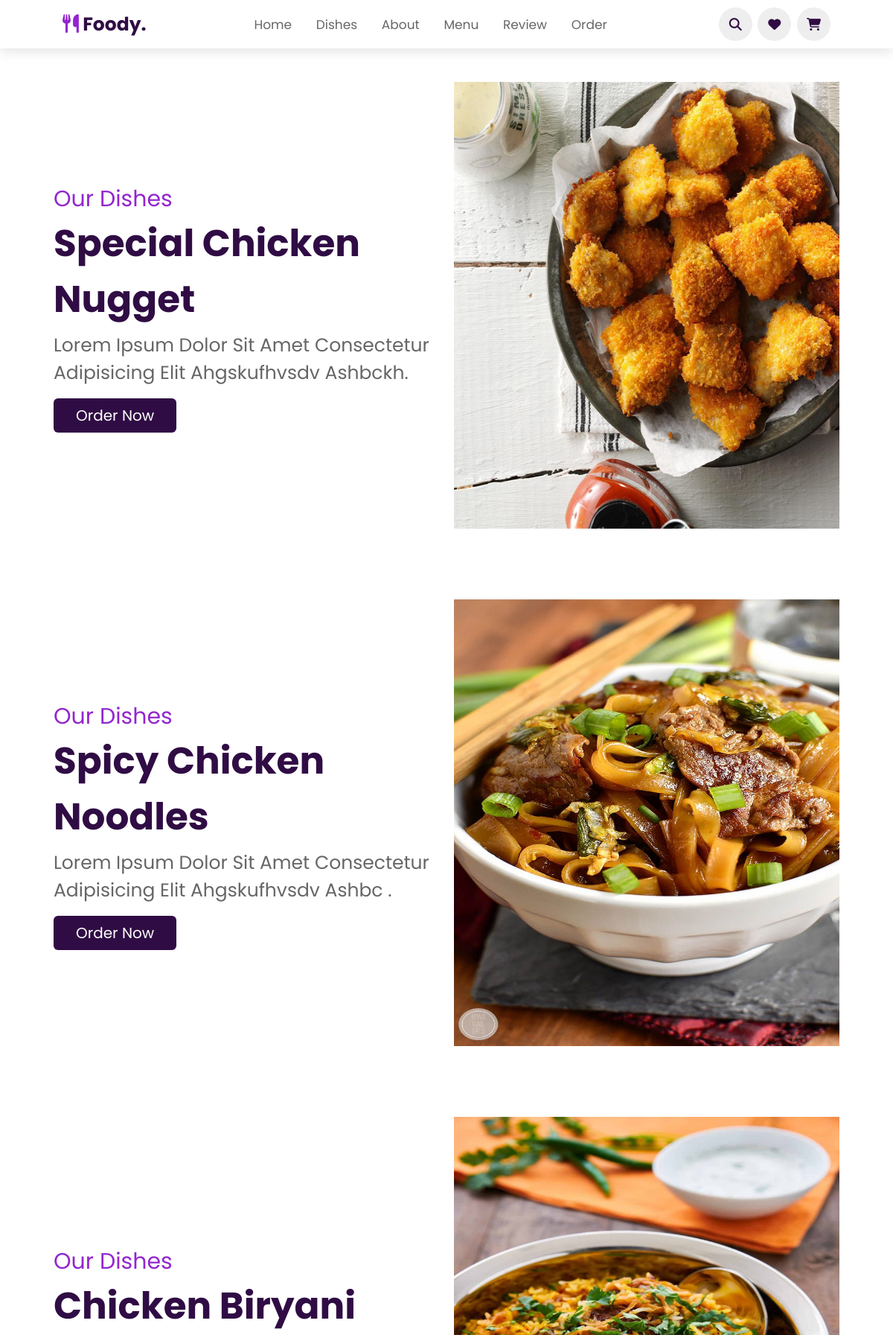
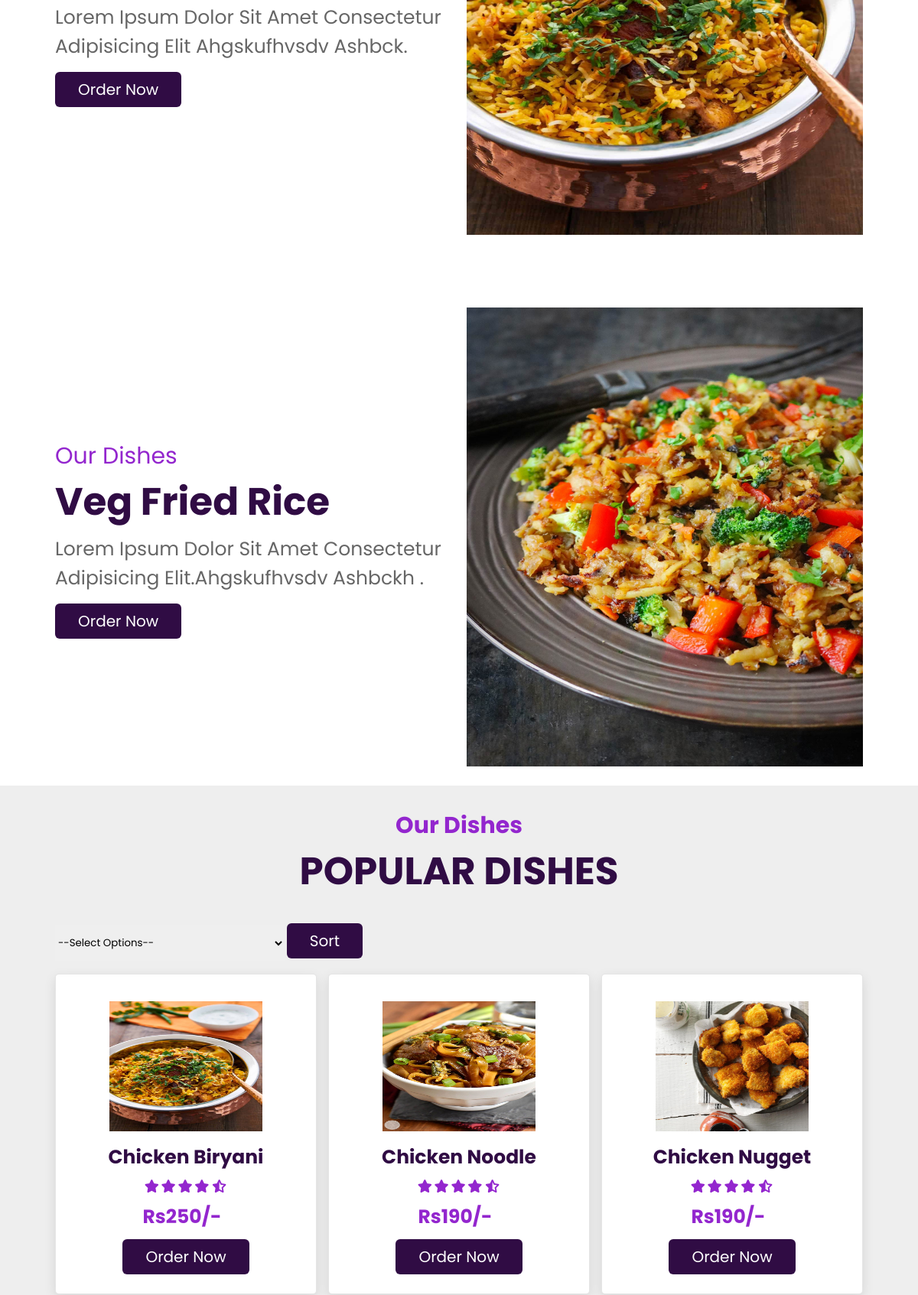
The page / (upper part) on the database its author committed (2 pictures, top to bottom).
### tables this page shows
CREATE TABLE `dishes` (
  `id` int(10) NOT NULL,
  `name` varchar(20) NOT NULL,
  `price` int(10) NOT NULL,
  `image` varchar(100) NOT NULL,
  `description` varchar(50) DEFAULT NULL
);

### index.php (the view, shortened to what this page needs)
<!DOCTYPE html>
<html lang="en">
<head>
 <link rel="stylesheet" href="https://cdn.jsdelivr.net/npm/swiper@9/swiper-bundle.min.css"/>
 <link rel="stylesheet" href="https://cdnjs.cloudflare.com/ajax/libs/font-awesome/6.4.0/css/all.min.css">
 <link rel="stylesheet" href="style.css">
</head>
<body>
 <header>
  <a href="#" class="logo"><i class="fas fa-utensils"></i> foody.</a>
  <nav class="navbar">
   <a href="#home">Home</a>
   <a href="#dishes">Dishes</a>
   <a href="#about">About</a>
   <a href="#menu">Menu</a>
   <a href="#review">Review</a>
   <a href="#order">Order</a>
  </nav>
  <div class="icons">
   <i class="fas fa-search" id="search-icon"></i>
   <a href="#" class="fas fa-heart"></a>
   <a href="./cart.php" class="fas fa-shopping-cart"></a>
  </div>
 </header>
 <section class="home" id="home">
  <div class="swiper home-slider">
   <div class="swiper-wrapper wrapper">
    <div class="swiper-slide slide">
     <div class="content">
      <span>our Dishes</span>
      <h3>Special chicken nugget</h3>
      <p>Lorem ipsum dolor sit amet consectetur adipisicing elit ahgskufhvsdv ashbckh.</p>
      <a href="#" class="btn">Order Now</a>
     </div>
     <div class="image">
      <img src="images/chicken-nugget.jpg" alt="chicken-nugget"  width="600px" height="600px">
     </div>
    </div>
    <div class="swiper-slide slide">
     <div class="content">
      <span>our Dishes</span>
      <h3>Spicy chicken noodles</h3>
      <p>Lorem ipsum dolor sit amet consectetur adipisicing elit ahgskufhvsdv ashbc .</p>
      <a href="#" class="btn">Order Now</a>
     </div>
     <div class="image">
      <img src="images/chicken-noodles.jpg" alt="chicken-nugget" width="600px" height="600px">
     </div>
    </div>
    <div class="swiper-slide slide">
     <div class="content">
      <span>our Dishes</span>
      <h3>Chicken biryani</h3>
      <p>Lorem ipsum dolor sit amet consectetur adipisicing elit ahgskufhvsdv ashbck.</p>
      <a href="#" class="btn">Order Now</a>
     </div>
     <div class="image">
      <img src="images/chicken-biryani.jpg" alt="chicken-nugget" width="600px" height="600px">
     </div>
    </div>
    <div class="swiper-slide slide">
     <div class="content">
      <span>our Dishes</span>
      <h3>Veg fried rice</h3>
      <p>Lorem ipsum dolor sit amet consectetur adipisicing elit.ahgskufhvsdv ashbckh .</p>
      <a href="#" class="btn">Order Now</a>
     </div>
     <div class="image">
      <img src="images/veg-friedrice.jpg" alt="chicken-nugget"  width="600px" height="600px">
     </div>
    </div>
   </div>
  </div>
 </section>
 <section class="dishes" id="dishes">
  <h3 class="sub-heading">Our dishes</h3>
  <h1 class="heading">Popular dishes</h1>
  <form action="" method="GET">
    <div class="row">
      <div id="col">
        <div id="input-group">
          <select name="sort_alpha" id="" class="form-control" style="width : 300px; height:48px">
            <option value="">--select Options--</option>
          </select>
          <button type="Submit" class="btn" id="basic-addon2">Sort</button>
        </div>
      </div>
    </div>
  </form>
  <br>
  <div class="box-container">
    <?php
    $conn = new mysqli('localhost:3307','root','','miniproject');
    $sort_opt="";
    $query6 ="SELECT * FROM dishes ORDER BY name $sort_opt";
    $query_run4 = mysqli_query($conn,$query6);
    $check = mysqli_num_rows($query_run4)>0;
    if($check)
    {
    while($row1 = mysqli_fetch_array($query_run4) )
    {
      ?>
      <div class="box">
        <img src="<?php echo $row1['image']?>" alt="ckicken-nugget" height="200px" width="200px">
        <h3><?php echo $row1['name']?></h3>
        <div class="stars">
        <i class="fas fa-star"></i>
        <i class="fas fa-star"></i>
        <i class="fas fa-star"></i>
        <i class="fas fa-star"></i>
        <i class="fas fa-star-half-alt"></i>
        </div>
        <span>Rs<?php echo $row1['price']?>/-</span><br>
        <a href="#order" class="btn">Order Now</a>
      </div>
            <?php
      }
        }
        ?>
  </div>
 </section>
</body>
</html>

### style.css (style rules this page uses)
:root { --purple:#9326ce; --black:#300c44; --light-color:#666; --box-shadow:0 .5rem 1.5rem rgba(0,0,0,.1); }
* { font-family: 'Poppins', sans-serif; margin:0; padding: 0; box-sizing: border-box; text-decoration: none; outline: none; border: none; transition: all .2s linear; text-transform: capitalize; }
html { font-size: 62.5%; overflow-x: hidden; scroll-padding-top: 5.5rem; scroll-behavior: smooth; }
section { padding: 2rem 6%; }
section:nth-child(even) { background: #eee; }
.sub-heading { text-align: center; color: var(--purple); font-size: 3rem; padding-top: 1rem; }
.heading { text-align: center; color: var(--black); font-size: 5rem; padding-bottom: 2rem; text-transform: uppercase; }
.btn { margin-top: 1rem; display: inline-block; font-size: 2rem; color: #fff; background: var(--black); border-radius: .6rem; cursor: pointer; padding: .8rem 3rem; }
header { position: fixed; top: 0; right: 0; left: 0; background: #fff; padding: 1rem 7%; display: flex; justify-content: space-between; align-items: center; z-index: 1000; box-shadow: var(--box-shadow); }
header .logo { color:var(--black); font-size:2.5rem; font-weight:bolder; }
header .logo i { color: var(--purple); }
header .navbar a { font-size: 1.7rem; border-radius:.5rem; padding:.5rem 1.5rem; color: var(--light-color); }
header .icons i,header .icons a { cursor: pointer; margin-left: .5rem; height: 4.5rem; line-height: 4.5rem; width: 4.5rem; text-align: center; font-size: 1.7rem; color:var(--black); border-radius: 50%; background: #eee; }
.home .home-slider .slide { display: flex; align-items: center; flex-wrap: wrap; gap: 2rem; padding-top: 9rem; }
.home .home-slider .slide .content { flex: 1 1 45rem; }
.home .home-slider .slide .image { flex: 1 1 45rem; }
.home .home-slider .slide .image img { width: 100%; }
.home .home-slider .slide .content span { color: var(--purple); font-size: 3rem; }
.home .home-slider .slide .content h3 { color: var(--black); font-size: 5rem; }
.home .home-slider .slide .content p { color: var(--light-color); font-size: 2.5rem; padding: .5rem 0; line-height: 1.5; }
.dishes .box-container { display: grid; grid-template-columns: repeat(auto-fit, minmax(28rem, 1fr)); gap:1.5rem; }
.dishes .box-container .box { padding:2.5rem; background: #fff; border-radius: .5rem; border: .1rem solid rgba(0,0,0,.1); box-shadow: var(--box-shadow); position: relative; overflow: hidden; text-align: center; }
.dishes .box-container .box img { height: 17rem; margin: 1rem 0; }
.dishes .box-container .box h3 { color: var(--black); font-size: 2.5rem; }
.dishes .box-container .box .stars { padding: 1rem 0; }
.dishes .box-container .box .stars i { font-size: 1.7rem; color: var(--purple); }
.dishes .box-container .box span { color: var(--purple); font-weight:bolder ; margin-right: 1rem; font-size: 2.5rem; }

### rows shown on the page
dishes: image (picture), name "Chicken Biryani", price "250"
dishes: image (picture), name "Chicken Noodle", price "190"
dishes: image (picture), name "Chicken Nugget", price "190"
